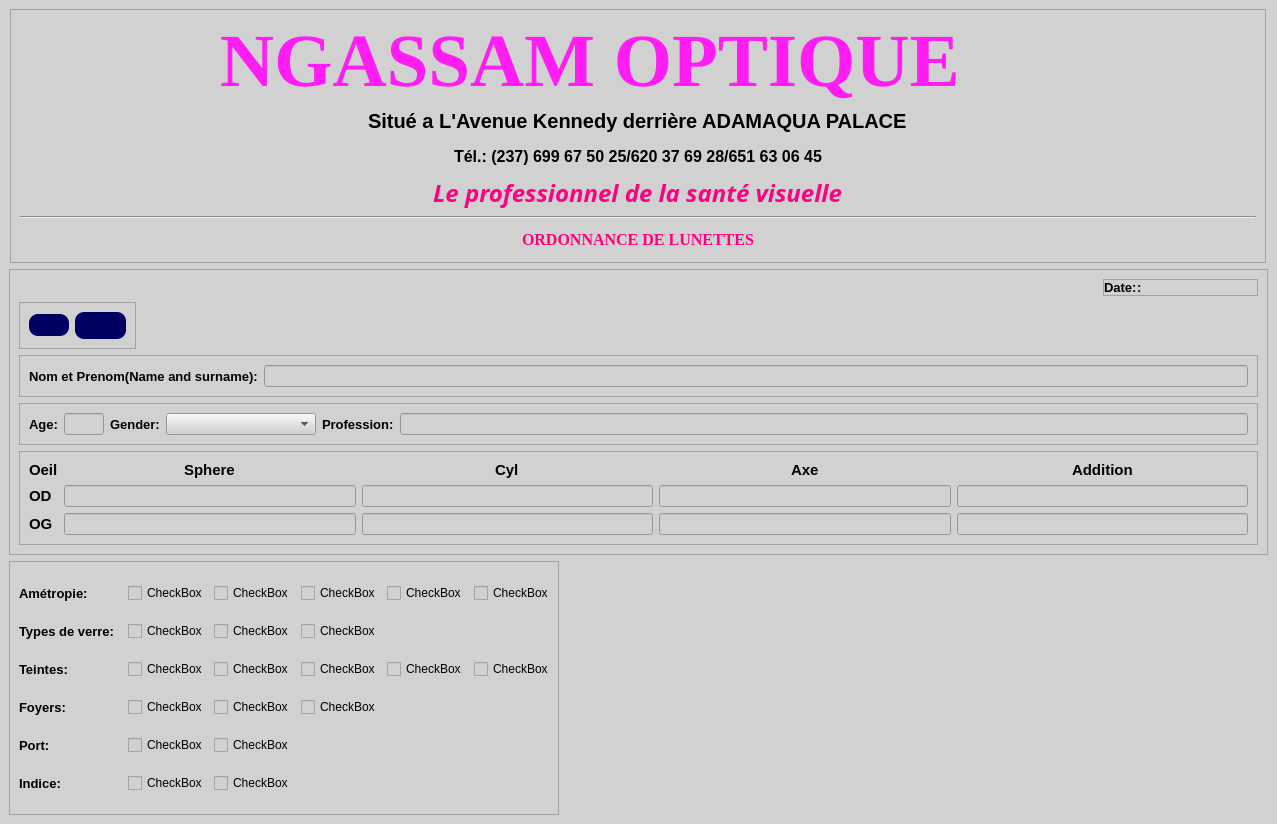
<?xml version="1.0" encoding="UTF-8"?>
<ui version="4.0">
 <class>MainWindow</class>
 <widget class="QMainWindow" name="MainWindow">
  <property name="geometry">
   <rect>
    <x>0</x>
    <y>0</y>
    <width>1277</width>
    <height>824</height>
   </rect>
  </property>
  <property name="windowTitle">
   <string>MainWindow</string>
  </property>
  <widget class="QWidget" name="centralwidget">
   <property name="styleSheet">
    <string notr="true">background-color: rgb(209, 209, 209);</string>
   </property>
   <layout class="QVBoxLayout" name="verticalLayout">
    <item alignment="Qt::AlignHCenter">
     <widget class="QFrame" name="headerFrame">
      <property name="minimumSize">
       <size>
        <width>1256</width>
        <height>0</height>
       </size>
      </property>
      <property name="maximumSize">
       <size>
        <width>1300</width>
        <height>700</height>
       </size>
      </property>
      <property name="cursor">
       <cursorShape>ArrowCursor</cursorShape>
      </property>
      <property name="styleSheet">
       <string notr="true"/>
      </property>
      <property name="frameShape">
       <enum>QFrame::StyledPanel</enum>
      </property>
      <property name="frameShadow">
       <enum>QFrame::Raised</enum>
      </property>
      <layout class="QGridLayout" name="gridLayout_2">
       <item row="0" column="0" colspan="2" alignment="Qt::AlignHCenter">
        <widget class="QLabel" name="h1">
         <property name="font">
          <font>
           <family>Times New Roman</family>
           <pointsize>56</pointsize>
           <bold>true</bold>
          </font>
         </property>
         <property name="styleSheet">
          <string notr="true">color: rgb(255, 29, 244);</string>
         </property>
         <property name="text">
          <string>NGASSAM OPTIQUE</string>
         </property>
        </widget>
       </item>
       <item row="1" column="0" rowspan="2">
        <widget class="QLabel" name="label_8">
         <property name="minimumSize">
          <size>
           <width>90</width>
           <height>50</height>
          </size>
         </property>
         <property name="maximumSize">
          <size>
           <width>90</width>
           <height>50</height>
          </size>
         </property>
         <property name="text">
          <string/>
         </property>
         <property name="pixmap">
          <pixmap resource="../static.qrc">:/logo/images/logo.png</pixmap>
         </property>
         <property name="scaledContents">
          <bool>true</bool>
         </property>
        </widget>
       </item>
       <item row="5" column="1" alignment="Qt::AlignHCenter">
        <widget class="QLabel" name="label_11">
         <property name="font">
          <font>
           <family>Times New Roman</family>
           <pointsize>12</pointsize>
           <bold>true</bold>
          </font>
         </property>
         <property name="styleSheet">
          <string notr="true">color: rgb(255, 0, 127);</string>
         </property>
         <property name="text">
          <string>ORDONNANCE DE LUNETTES</string>
         </property>
        </widget>
       </item>
       <item row="1" column="1" alignment="Qt::AlignHCenter|Qt::AlignTop">
        <widget class="QLabel" name="label">
         <property name="font">
          <font>
           <pointsize>15</pointsize>
           <bold>true</bold>
          </font>
         </property>
         <property name="text">
          <string>Situé a L'Avenue Kennedy derrière ADAMAQUA PALACE</string>
         </property>
        </widget>
       </item>
       <item row="1" column="2" rowspan="2">
        <widget class="QLabel" name="label_9">
         <property name="minimumSize">
          <size>
           <width>80</width>
           <height>50</height>
          </size>
         </property>
         <property name="maximumSize">
          <size>
           <width>90</width>
           <height>50</height>
          </size>
         </property>
         <property name="styleSheet">
          <string notr="true"/>
         </property>
         <property name="text">
          <string/>
         </property>
         <property name="pixmap">
          <pixmap resource="../static.qrc">:/logo/images/logo.png</pixmap>
         </property>
         <property name="scaledContents">
          <bool>true</bool>
         </property>
        </widget>
       </item>
       <item row="2" column="1" alignment="Qt::AlignHCenter">
        <widget class="QLabel" name="label_2">
         <property name="font">
          <font>
           <pointsize>12</pointsize>
           <bold>true</bold>
          </font>
         </property>
         <property name="text">
          <string>Tél.: (237) 699 67 50 25/620 37 69 28/651 63 06 45</string>
         </property>
        </widget>
       </item>
       <item row="4" column="0" colspan="3">
        <widget class="Line" name="line">
         <property name="orientation">
          <enum>Qt::Horizontal</enum>
         </property>
        </widget>
       </item>
       <item row="3" column="1" alignment="Qt::AlignHCenter">
        <widget class="QLabel" name="label_10">
         <property name="font">
          <font>
           <family>Monotype Corsiva</family>
           <pointsize>18</pointsize>
           <italic>true</italic>
           <bold>true</bold>
          </font>
         </property>
         <property name="styleSheet">
          <string notr="true">color: rgb(255, 0, 127);</string>
         </property>
         <property name="text">
          <string>Le professionnel de la santé visuelle</string>
         </property>
        </widget>
       </item>
      </layout>
     </widget>
    </item>
    <item>
     <widget class="QFrame" name="frame">
      <property name="styleSheet">
       <string notr="true"/>
      </property>
      <property name="frameShape">
       <enum>QFrame::StyledPanel</enum>
      </property>
      <property name="frameShadow">
       <enum>QFrame::Raised</enum>
      </property>
      <layout class="QVBoxLayout" name="verticalLayout_2">
       <item alignment="Qt::AlignRight">
        <widget class="QFrame" name="datefame">
         <property name="styleSheet">
          <string notr="true"/>
         </property>
         <property name="frameShape">
          <enum>QFrame::StyledPanel</enum>
         </property>
         <property name="frameShadow">
          <enum>QFrame::Raised</enum>
         </property>
         <layout class="QHBoxLayout" name="horizontalLayout">
          <property name="spacing">
           <number>0</number>
          </property>
          <property name="leftMargin">
           <number>0</number>
          </property>
          <property name="topMargin">
           <number>0</number>
          </property>
          <property name="rightMargin">
           <number>0</number>
          </property>
          <property name="bottomMargin">
           <number>0</number>
          </property>
          <item>
           <widget class="QLabel" name="date">
            <property name="font">
             <font>
              <pointsize>10</pointsize>
              <bold>true</bold>
             </font>
            </property>
            <property name="text">
             <string>Date:</string>
            </property>
           </widget>
          </item>
          <item>
           <widget class="QLabel" name="label_3">
            <property name="minimumSize">
             <size>
              <width>120</width>
              <height>0</height>
             </size>
            </property>
            <property name="maximumSize">
             <size>
              <width>120</width>
              <height>16777215</height>
             </size>
            </property>
            <property name="font">
             <font>
              <pointsize>10</pointsize>
              <bold>true</bold>
             </font>
            </property>
            <property name="text">
             <string>:</string>
            </property>
           </widget>
          </item>
         </layout>
        </widget>
       </item>
       <item alignment="Qt::AlignLeft">
        <widget class="QFrame" name="frame_6">
         <property name="styleSheet">
          <string notr="true">QPushButton{
	border-radius: 9px;
	padding: 4px;
	background-color: rgb(0, 221, 255);
	
	background-color: rgb(0, 0, 99);
	
}</string>
         </property>
         <property name="frameShape">
          <enum>QFrame::StyledPanel</enum>
         </property>
         <property name="frameShadow">
          <enum>QFrame::Raised</enum>
         </property>
         <layout class="QHBoxLayout" name="horizontalLayout_4">
          <item>
           <widget class="QPushButton" name="saveButton">
            <property name="font">
             <font>
              <bold>true</bold>
             </font>
            </property>
            <property name="text">
             <string/>
            </property>
            <property name="icon">
             <iconset resource="../static.qrc">
              <normaloff>:/logo/images/save_100px.png</normaloff>:/logo/images/save_100px.png</iconset>
            </property>
            <property name="iconSize">
             <size>
              <width>25</width>
              <height>25</height>
             </size>
            </property>
           </widget>
          </item>
          <item>
           <widget class="QPushButton" name="pirintBUtton">
            <property name="font">
             <font>
              <pointsize>12</pointsize>
              <bold>true</bold>
             </font>
            </property>
            <property name="text">
             <string/>
            </property>
            <property name="icon">
             <iconset resource="../static.qrc">
              <normaloff>:/logo/images/print_100px.png</normaloff>:/logo/images/print_100px.png</iconset>
            </property>
            <property name="iconSize">
             <size>
              <width>24</width>
              <height>24</height>
             </size>
            </property>
           </widget>
          </item>
         </layout>
        </widget>
       </item>
       <item>
        <widget class="QFrame" name="frame_2">
         <property name="frameShape">
          <enum>QFrame::StyledPanel</enum>
         </property>
         <property name="frameShadow">
          <enum>QFrame::Raised</enum>
         </property>
         <layout class="QHBoxLayout" name="horizontalLayout_2">
          <item alignment="Qt::AlignLeft">
           <widget class="QLabel" name="label_5">
            <property name="font">
             <font>
              <pointsize>10</pointsize>
              <bold>true</bold>
             </font>
            </property>
            <property name="text">
             <string>Nom et Prenom(Name and surname):</string>
            </property>
           </widget>
          </item>
          <item>
           <widget class="QLineEdit" name="patientName"/>
          </item>
         </layout>
        </widget>
       </item>
       <item>
        <widget class="QFrame" name="frame_3">
         <property name="frameShape">
          <enum>QFrame::StyledPanel</enum>
         </property>
         <property name="frameShadow">
          <enum>QFrame::Raised</enum>
         </property>
         <layout class="QHBoxLayout" name="horizontalLayout_3">
          <item>
           <widget class="QLabel" name="label_6">
            <property name="font">
             <font>
              <pointsize>10</pointsize>
              <bold>true</bold>
             </font>
            </property>
            <property name="text">
             <string>Age:</string>
            </property>
           </widget>
          </item>
          <item>
           <widget class="QLineEdit" name="pateintage">
            <property name="maximumSize">
             <size>
              <width>40</width>
              <height>16777215</height>
             </size>
            </property>
           </widget>
          </item>
          <item>
           <widget class="QLabel" name="label_7">
            <property name="font">
             <font>
              <pointsize>10</pointsize>
              <bold>true</bold>
             </font>
            </property>
            <property name="text">
             <string>Gender:</string>
            </property>
           </widget>
          </item>
          <item>
           <widget class="QComboBox" name="comboBox">
            <property name="minimumSize">
             <size>
              <width>150</width>
              <height>0</height>
             </size>
            </property>
            <property name="maximumSize">
             <size>
              <width>102</width>
              <height>16777215</height>
             </size>
            </property>
           </widget>
          </item>
          <item>
           <widget class="QLabel" name="label_12">
            <property name="font">
             <font>
              <pointsize>10</pointsize>
              <bold>true</bold>
             </font>
            </property>
            <property name="text">
             <string>Profession:</string>
            </property>
           </widget>
          </item>
          <item>
           <widget class="QLineEdit" name="patientprofesion">
            <property name="minimumSize">
             <size>
              <width>100</width>
              <height>0</height>
             </size>
            </property>
           </widget>
          </item>
         </layout>
        </widget>
       </item>
       <item>
        <widget class="QFrame" name="frame_4">
         <property name="styleSheet">
          <string notr="true">QLabel{
	
	color: rgb(0, 0, 0);
}</string>
         </property>
         <property name="frameShape">
          <enum>QFrame::StyledPanel</enum>
         </property>
         <property name="frameShadow">
          <enum>QFrame::Raised</enum>
         </property>
         <layout class="QGridLayout" name="gridLayout">
          <item row="0" column="0">
           <widget class="QLabel" name="label_13">
            <property name="font">
             <font>
              <pointsize>11</pointsize>
              <bold>true</bold>
             </font>
            </property>
            <property name="text">
             <string>Oeil</string>
            </property>
           </widget>
          </item>
          <item row="0" column="1" alignment="Qt::AlignHCenter">
           <widget class="QLabel" name="label_14">
            <property name="font">
             <font>
              <pointsize>11</pointsize>
              <bold>true</bold>
             </font>
            </property>
            <property name="text">
             <string>Sphere</string>
            </property>
           </widget>
          </item>
          <item row="0" column="2" alignment="Qt::AlignHCenter">
           <widget class="QLabel" name="label_15">
            <property name="font">
             <font>
              <pointsize>11</pointsize>
              <bold>true</bold>
             </font>
            </property>
            <property name="text">
             <string>Cyl</string>
            </property>
           </widget>
          </item>
          <item row="0" column="3" alignment="Qt::AlignHCenter">
           <widget class="QLabel" name="label_16">
            <property name="font">
             <font>
              <pointsize>11</pointsize>
              <bold>true</bold>
             </font>
            </property>
            <property name="text">
             <string>Axe</string>
            </property>
           </widget>
          </item>
          <item row="0" column="4" alignment="Qt::AlignHCenter">
           <widget class="QLabel" name="label_17">
            <property name="font">
             <font>
              <pointsize>11</pointsize>
              <bold>true</bold>
             </font>
            </property>
            <property name="text">
             <string>Addition</string>
            </property>
           </widget>
          </item>
          <item row="1" column="0">
           <widget class="QLabel" name="label_18">
            <property name="font">
             <font>
              <pointsize>11</pointsize>
              <bold>true</bold>
             </font>
            </property>
            <property name="text">
             <string>OD</string>
            </property>
           </widget>
          </item>
          <item row="1" column="1">
           <widget class="QLineEdit" name="lineEdit_4"/>
          </item>
          <item row="1" column="2">
           <widget class="QLineEdit" name="lineEdit_5"/>
          </item>
          <item row="1" column="3">
           <widget class="QLineEdit" name="lineEdit_6"/>
          </item>
          <item row="1" column="4">
           <widget class="QLineEdit" name="lineEdit_7"/>
          </item>
          <item row="2" column="0">
           <widget class="QLabel" name="label_19">
            <property name="font">
             <font>
              <pointsize>11</pointsize>
              <bold>true</bold>
             </font>
            </property>
            <property name="text">
             <string>OG</string>
            </property>
           </widget>
          </item>
          <item row="2" column="1">
           <widget class="QLineEdit" name="lineEdit_8"/>
          </item>
          <item row="2" column="2">
           <widget class="QLineEdit" name="lineEdit_9"/>
          </item>
          <item row="2" column="3">
           <widget class="QLineEdit" name="lineEdit_10"/>
          </item>
          <item row="2" column="4">
           <widget class="QLineEdit" name="lineEdit_11"/>
          </item>
         </layout>
        </widget>
       </item>
      </layout>
     </widget>
    </item>
    <item>
     <widget class="QFrame" name="frame_5">
      <property name="minimumSize">
       <size>
        <width>400</width>
        <height>0</height>
       </size>
      </property>
      <property name="maximumSize">
       <size>
        <width>550</width>
        <height>16777215</height>
       </size>
      </property>
      <property name="styleSheet">
       <string notr="true">QCheckBox{
padding; 10px;
}</string>
      </property>
      <property name="frameShape">
       <enum>QFrame::StyledPanel</enum>
      </property>
      <property name="frameShadow">
       <enum>QFrame::Raised</enum>
      </property>
      <layout class="QGridLayout" name="gridLayout_3">
       <property name="horizontalSpacing">
        <number>11</number>
       </property>
       <item row="3" column="3">
        <widget class="QCheckBox" name="checkBox_14">
         <property name="text">
          <string>CheckBox</string>
         </property>
        </widget>
       </item>
       <item row="2" column="5">
        <widget class="QCheckBox" name="checkBox_11">
         <property name="text">
          <string>CheckBox</string>
         </property>
        </widget>
       </item>
       <item row="0" column="4">
        <widget class="QCheckBox" name="checkBox_2">
         <property name="text">
          <string>CheckBox</string>
         </property>
        </widget>
       </item>
       <item row="4" column="3">
        <widget class="QCheckBox" name="checkBox_17">
         <property name="text">
          <string>CheckBox</string>
         </property>
        </widget>
       </item>
       <item row="2" column="3">
        <widget class="QCheckBox" name="checkBox_9">
         <property name="text">
          <string>CheckBox</string>
         </property>
        </widget>
       </item>
       <item row="3" column="4">
        <widget class="QCheckBox" name="checkBox_15">
         <property name="text">
          <string>CheckBox</string>
         </property>
        </widget>
       </item>
       <item row="4" column="4">
        <widget class="QCheckBox" name="checkBox_18">
         <property name="text">
          <string>CheckBox</string>
         </property>
        </widget>
       </item>
       <item row="1" column="4">
        <widget class="QCheckBox" name="checkBox_7">
         <property name="text">
          <string>CheckBox</string>
         </property>
        </widget>
       </item>
       <item row="0" column="3">
        <widget class="QCheckBox" name="checkBox">
         <property name="text">
          <string>CheckBox</string>
         </property>
        </widget>
       </item>
       <item row="5" column="3">
        <widget class="QCheckBox" name="checkBox_19">
         <property name="text">
          <string>CheckBox</string>
         </property>
        </widget>
       </item>
       <item row="3" column="5">
        <widget class="QCheckBox" name="checkBox_16">
         <property name="text">
          <string>CheckBox</string>
         </property>
        </widget>
       </item>
       <item row="1" column="3">
        <widget class="QCheckBox" name="checkBox_6">
         <property name="text">
          <string>CheckBox</string>
         </property>
        </widget>
       </item>
       <item row="5" column="0" colspan="2">
        <widget class="QLabel" name="label_25">
         <property name="minimumSize">
          <size>
           <width>100</width>
           <height>0</height>
          </size>
         </property>
         <property name="maximumSize">
          <size>
           <width>100</width>
           <height>16777215</height>
          </size>
         </property>
         <property name="font">
          <font>
           <pointsize>10</pointsize>
           <bold>true</bold>
          </font>
         </property>
         <property name="text">
          <string>Indice:</string>
         </property>
        </widget>
       </item>
       <item row="0" column="0" colspan="3">
        <widget class="QLabel" name="label_20">
         <property name="minimumSize">
          <size>
           <width>100</width>
           <height>0</height>
          </size>
         </property>
         <property name="maximumSize">
          <size>
           <width>100</width>
           <height>16777215</height>
          </size>
         </property>
         <property name="font">
          <font>
           <pointsize>10</pointsize>
           <bold>true</bold>
          </font>
         </property>
         <property name="text">
          <string>Amétropie:</string>
         </property>
        </widget>
       </item>
       <item row="2" column="7">
        <widget class="QCheckBox" name="checkBox_13">
         <property name="text">
          <string>CheckBox</string>
         </property>
        </widget>
       </item>
       <item row="0" column="6">
        <widget class="QCheckBox" name="checkBox_4">
         <property name="text">
          <string>CheckBox</string>
         </property>
        </widget>
       </item>
       <item row="1" column="0" colspan="3">
        <widget class="QLabel" name="label_21">
         <property name="minimumSize">
          <size>
           <width>100</width>
           <height>0</height>
          </size>
         </property>
         <property name="maximumSize">
          <size>
           <width>100</width>
           <height>16777215</height>
          </size>
         </property>
         <property name="font">
          <font>
           <pointsize>10</pointsize>
           <bold>true</bold>
          </font>
         </property>
         <property name="text">
          <string>Types de verre:</string>
         </property>
        </widget>
       </item>
       <item row="2" column="0" colspan="2">
        <widget class="QLabel" name="label_22">
         <property name="minimumSize">
          <size>
           <width>100</width>
           <height>0</height>
          </size>
         </property>
         <property name="maximumSize">
          <size>
           <width>100</width>
           <height>16777215</height>
          </size>
         </property>
         <property name="font">
          <font>
           <pointsize>10</pointsize>
           <bold>true</bold>
          </font>
         </property>
         <property name="text">
          <string>Teintes:</string>
         </property>
        </widget>
       </item>
       <item row="4" column="0">
        <widget class="QLabel" name="label_24">
         <property name="minimumSize">
          <size>
           <width>100</width>
           <height>0</height>
          </size>
         </property>
         <property name="maximumSize">
          <size>
           <width>100</width>
           <height>16777215</height>
          </size>
         </property>
         <property name="font">
          <font>
           <pointsize>10</pointsize>
           <bold>true</bold>
          </font>
         </property>
         <property name="text">
          <string>Port:</string>
         </property>
        </widget>
       </item>
       <item row="0" column="5">
        <widget class="QCheckBox" name="checkBox_3">
         <property name="text">
          <string>CheckBox</string>
         </property>
        </widget>
       </item>
       <item row="1" column="5">
        <widget class="QCheckBox" name="checkBox_8">
         <property name="text">
          <string>CheckBox</string>
         </property>
        </widget>
       </item>
       <item row="2" column="4">
        <widget class="QCheckBox" name="checkBox_10">
         <property name="text">
          <string>CheckBox</string>
         </property>
        </widget>
       </item>
       <item row="5" column="4">
        <widget class="QCheckBox" name="checkBox_20">
         <property name="text">
          <string>CheckBox</string>
         </property>
        </widget>
       </item>
       <item row="3" column="0">
        <widget class="QLabel" name="label_23">
         <property name="minimumSize">
          <size>
           <width>100</width>
           <height>0</height>
          </size>
         </property>
         <property name="maximumSize">
          <size>
           <width>100</width>
           <height>16777215</height>
          </size>
         </property>
         <property name="font">
          <font>
           <pointsize>10</pointsize>
           <bold>true</bold>
          </font>
         </property>
         <property name="text">
          <string>Foyers:</string>
         </property>
        </widget>
       </item>
       <item row="2" column="6">
        <widget class="QCheckBox" name="checkBox_12">
         <property name="text">
          <string>CheckBox</string>
         </property>
        </widget>
       </item>
       <item row="0" column="7">
        <widget class="QCheckBox" name="checkBox_5">
         <property name="text">
          <string>CheckBox</string>
         </property>
        </widget>
       </item>
      </layout>
     </widget>
    </item>
   </layout>
  </widget>
 </widget>
 <resources>
  <include location="../static.qrc"/>
  <include location="../../../.designer/static.qrc"/>
 </resources>
 <connections/>
</ui>
